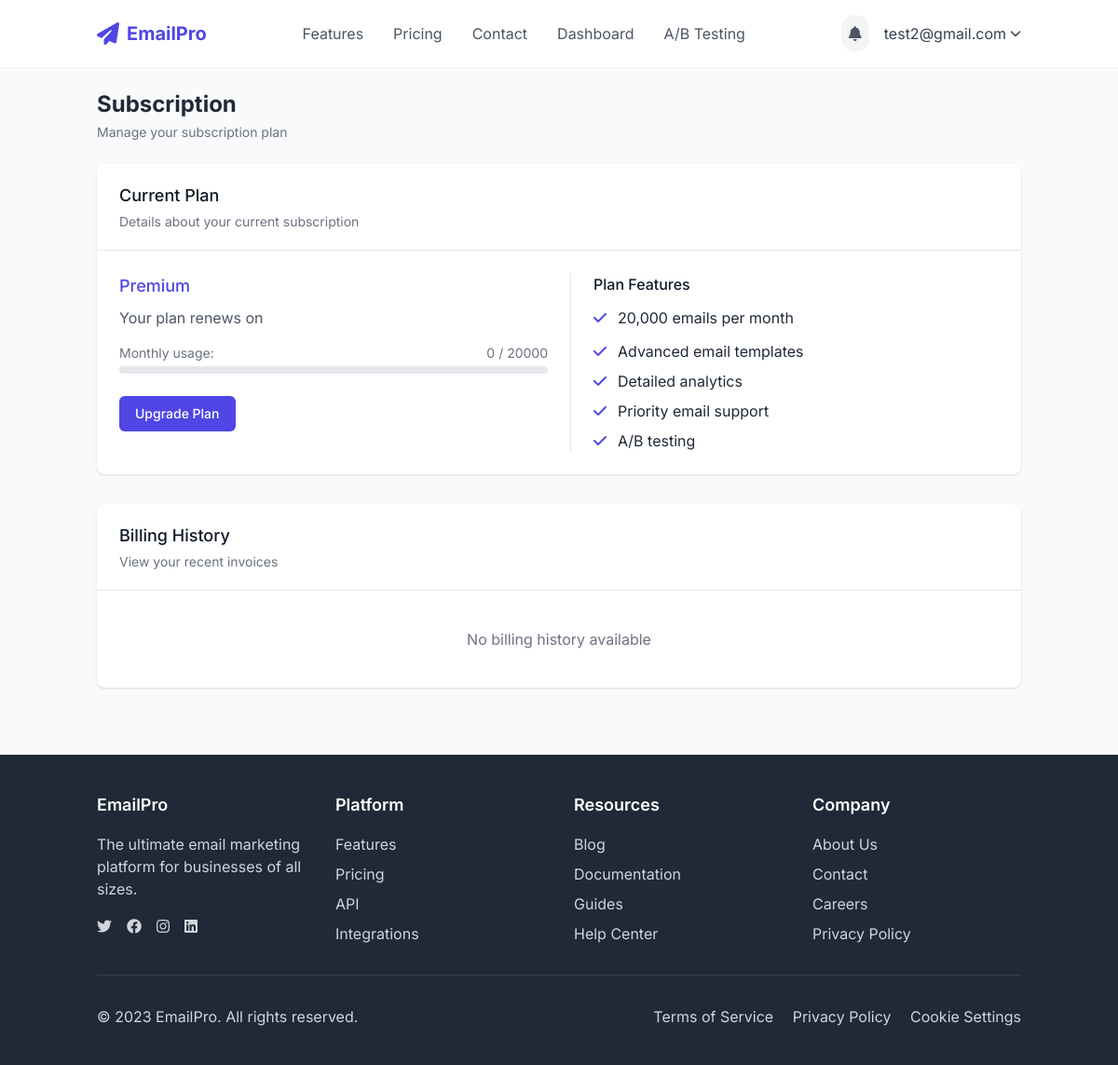
/accounts/subscription/ (signed in), run on the app's committed database.
### users/models.py (models this page shows, shortened)
class CustomUser(AbstractUser):
    email = models.EmailField(_('email address'), unique=True)
    company_name = models.CharField(max_length=255, blank=True)
    profile_image = models.ImageField(upload_to='profile_images/', blank=True, null=True)
    subscription_plan = models.CharField(
        max_length=20,
        choices=[
            ('free', 'Free'),
            ('basic', 'Basic'),
            ('premium', 'Premium'),
            ('enterprise', 'Enterprise'),
        ],
        default='free'
    )
    usage_quota = models.PositiveIntegerField(default=100)  # Number of emails allowed to send
    is_verified = models.BooleanField(default=False)
    USERNAME_FIELD = 'email'
    REQUIRED_FIELDS = ['username']

### users/views.py (the view)
# urls.py: path('subscription/', views.subscription, name='subscription'),
@login_required
def subscription(request):
    return render(request, 'users/subscription.html', {'user': request.user})

### templates/users/subscription.html (shortened to what this page needs)
{% extends 'base.html' %}
{% load static %}
{% block content %}
<div class="container max-w-7xl mx-auto">
    <div class="flex justify-between items-center mb-6">
        <div>
            <h1 class="text-2xl font-bold text-gray-800">Subscription</h1>
            <p class="text-sm text-gray-500 mt-1">Manage your subscription plan</p>
        </div>
    </div>
    <div class="bg-white shadow overflow-hidden sm:rounded-lg mb-8">
        <div class="px-4 py-5 sm:px-6">
            <h2 class="text-lg font-medium text-gray-900">Current Plan</h2>
            <p class="mt-1 text-sm text-gray-500">Details about your current subscription</p>
        </div>
        <div class="border-t border-gray-200 px-4 py-5 sm:p-6">
            <div class="grid grid-cols-1 md:grid-cols-2 gap-6">
                <div>
                    <h3 class="text-lg font-medium text-indigo-600 mb-2">{{ user.subscription_plan|title }}</h3>
                    <p class="text-gray-600 mb-4">Your plan renews on {{ user.subscription_renewal|date:"F j, Y" }}</p>
                    <div class="mb-6">
                        <div class="flex justify-between text-sm text-gray-500 mb-1">
                            <span>Monthly usage:</span>
                            <span>{{ user.usage_count|default:0 }} / {{ user.usage_quota|default:0 }}</span>
                        </div>
                        <div class="usage-bar">
                        </div>
                    </div>
                    <a href="{% url 'upgrade_subscription' %}" class="inline-flex items-center px-4 py-2 border border-transparent rounded-md shadow-sm text-sm font-medium text-white bg-indigo-600 hover:bg-indigo-700">
                        Upgrade Plan
                    </a>
                </div>
                <div class="border-t md:border-t-0 md:border-l border-gray-200 md:pl-6 pt-6 md:pt-0">
                    <h4 class="font-medium text-gray-900 mb-3">Plan Features</h4>
                    <ul class="space-y-2">
                        {% if user.subscription_plan == 'basic' %}
                            <li class="feature-item"><i class="fas fa-check feature-icon"></i> 5,000 emails per month</li>
                            <li class="feature-item"><i class="fas fa-check feature-icon"></i> Basic email templates</li>
                            <li class="feature-item"><i class="fas fa-check feature-icon"></i> Basic analytics</li>
                            <li class="feature-item"><i class="fas fa-check feature-icon"></i> Email support</li>
                        {% elif user.subscription_plan == 'premium' %}
                            <li class="feature-item"><i class="fas fa-check feature-icon"></i> 20,000 emails per month</li>
                            <li class="feature-item"><i class="fas fa-check feature-icon"></i> Advanced email templates</li>
                            <li class="feature-item"><i class="fas fa-check feature-icon"></i> Detailed analytics</li>
                            <li class="feature-item"><i class="fas fa-check feature-icon"></i> Priority email support</li>
                            <li class="feature-item"><i class="fas fa-check feature-icon"></i> A/B testing</li>
                        {% else %}
                            <li class="feature-item"><i class="fas fa-check feature-icon"></i> Limited features</li>
                        {% endif %}
                    </ul>
                </div>
            </div>
        </div>
    </div>
    <div class="bg-white shadow overflow-hidden sm:rounded-lg">
        <div class="px-4 py-5 sm:px-6">
            <h2 class="text-lg font-medium text-gray-900">Billing History</h2>
            <p class="mt-1 text-sm text-gray-500">View your recent invoices</p>
        </div>
        <div class="border-t border-gray-200">
            {% if invoices %}
                <table class="min-w-full divide-y divide-gray-200">
                    <thead class="bg-gray-50">
                        <tr>
                            <th scope="col" class="px-6 py-3 text-left text-xs font-medium text-gray-500 uppercase tracking-wider">Date</th>
                            <th scope="col" class="px-6 py-3 text-left text-xs font-medium text-gray-500 uppercase tracking-wider">Description</th>
                            <th scope="col" class="px-6 py-3 text-left text-xs font-medium text-gray-500 uppercase tracking-wider">Amount</th>
                            <th scope="col" class="px-6 py-3 text-left text-xs font-medium text-gray-500 uppercase tracking-wider">Status</th>
                            <th scope="col" class="px-6 py-3 text-right text-xs font-medium text-gray-500 uppercase tracking-wider">Invoice</th>
                        </tr>
                    </thead>
                    <tbody class="bg-white divide-y divide-gray-200">
                        {% for invoice in invoices %}
                        <tr>
                            <td class="px-6 py-4 whitespace-nowrap text-sm text-gray-500">{{ invoice.date }}</td>
                            <td class="px-6 py-4 whitespace-nowrap text-sm text-gray-900">{{ invoice.description }}</td>
                            <td class="px-6 py-4 whitespace-nowrap text-sm text-gray-900">${{ invoice.amount }}</td>
                            <td class="px-6 py-4 whitespace-nowrap">
                                <span class="px-2 inline-flex text-xs leading-5 font-semibold rounded-full bg-green-100 text-green-800">
                                    {{ invoice.status }}
                                </span>
                            </td>
                            <td class="px-6 py-4 whitespace-nowrap text-right text-sm font-medium">
                                <a href="{{ invoice.pdf_url }}" class="text-indigo-600 hover:text-indigo-900">Download</a>
                            </td>
                        </tr>
                        {% endfor %}
                    </tbody>
                </table>
            {% else %}
                <div class="px-6 py-10 text-center">
                    <p class="text-gray-500">No billing history available</p>
                </div>
            {% endif %}
        </div>
    </div>
</div>
{% endblock %}

### templates/base.html (shortened to what this page needs)
{% load static %}
<!DOCTYPE html>
<html lang="en">
<head>
    <script src="https://cdn.tailwindcss.com"></script>
    <link rel="stylesheet" href="https://cdnjs.cloudflare.com/ajax/libs/font-awesome/6.4.0/css/all.min.css">
    <link rel="stylesheet" href="{% static 'css/auth.css' %}">
</head>
<body class="min-h-screen bg-gray-50 text-gray-800">
    <header class="bg-white shadow-sm">
        <div class="container mx-auto px-4 py-4 flex justify-between items-center">
            <a href="{% url 'home' %}" class="flex items-center space-x-2">
                <i class="fas fa-paper-plane text-indigo-600 text-2xl"></i>
                <span class="font-bold text-xl text-indigo-600">EmailPro</span>
            </a>
            <nav class="hidden md:flex space-x-8">
                <a href="{% url 'features' %}" class="text-gray-600 hover:text-indigo-600 transition-colors">Features</a>
                <a href="{% url 'pricing' %}" class="text-gray-600 hover:text-indigo-600 transition-colors">Pricing</a>
                <a href="{% url 'contact' %}" class="text-gray-600 hover:text-indigo-600 transition-colors">Contact</a>
                {% if user.is_authenticated %}
                    <a href="{% url 'dashboard' %}" class="text-gray-600 hover:text-indigo-600 transition-colors">Dashboard</a>
                    <a href="{% url 'ab_testing' %}" class="text-gray-600 hover:text-indigo-600 transition-colors">A/B Testing</a>
                {% endif %}
            </nav>
            <div class="flex items-center space-x-4">
                {% if user.is_authenticated %}
                    <div class="relative" x-data="notificationSystem()" x-init="loadNotifications()">
                        <button @click="open = !open" class="p-2 rounded-full bg-gray-100 text-gray-600 hover:bg-gray-200 focus:outline-none relative">
                            <i class="fas fa-bell"></i>
                        </button>
                    </div>
                    <div class="relative group">
                        <button class="flex items-center space-x-1 text-gray-700 hover:text-indigo-600">
                            <span>{{ user.email }}</span>
                            <i class="fas fa-chevron-down text-xs"></i>
                        </button>
                    </div>
                {% else %}
                    <a href="{% url 'login' %}" class="px-4 py-2 text-indigo-600 hover:text-indigo-800 transition-colors">Login</a>
                    <a href="{% url 'register' %}" class="px-4 py-2 bg-indigo-600 text-white rounded-md hover:bg-indigo-700 transition-colors">Sign Up</a>
                {% endif %}
            </div>
        </div>
    </header>
    <main class="container mx-auto px-4 py-6">
        {% block content %}{% endblock %}
    </main>
    <footer class="bg-gray-800 text-white mt-12">
        <div class="container mx-auto px-4 py-10">
            <div class="grid grid-cols-1 md:grid-cols-4 gap-8">
                <div>
                    <h3 class="text-lg font-semibold mb-4">EmailPro</h3>
                    <p class="text-gray-300 mb-4">The ultimate email marketing platform for businesses of all sizes.</p>
                    <div class="flex space-x-4">
                        <a href="#" class="text-gray-300 hover:text-white"><i class="fab fa-twitter"></i></a>
                        <a href="#" class="text-gray-300 hover:text-white"><i class="fab fa-facebook"></i></a>
                        <a href="#" class="text-gray-300 hover:text-white"><i class="fab fa-instagram"></i></a>
                        <a href="#" class="text-gray-300 hover:text-white"><i class="fab fa-linkedin"></i></a>
                    </div>
                </div>
                <div>
                    <h3 class="text-lg font-semibold mb-4">Platform</h3>
                    <ul class="space-y-2">
                        <li><a href="{% url 'features' %}" class="text-gray-300 hover:text-white">Features</a></li>
                        <li><a href="{% url 'pricing' %}" class="text-gray-300 hover:text-white">Pricing</a></li>
                        <li><a href="#" class="text-gray-300 hover:text-white">API</a></li>
                        <li><a href="#" class="text-gray-300 hover:text-white">Integrations</a></li>
                    </ul>
                </div>
                <div>
                    <h3 class="text-lg font-semibold mb-4">Resources</h3>
                    <ul class="space-y-2">
                        <li><a href="#" class="text-gray-300 hover:text-white">Blog</a></li>
                        <li><a href="#" class="text-gray-300 hover:text-white">Documentation</a></li>
                        <li><a href="#" class="text-gray-300 hover:text-white">Guides</a></li>
                        <li><a href="#" class="text-gray-300 hover:text-white">Help Center</a></li>
                    </ul>
                </div>
                <div>
                    <h3 class="text-lg font-semibold mb-4">Company</h3>
                    <ul class="space-y-2">
                        <li><a href="#" class="text-gray-300 hover:text-white">About Us</a></li>
                        <li><a href="{% url 'contact' %}" class="text-gray-300 hover:text-white">Contact</a></li>
                        <li><a href="#" class="text-gray-300 hover:text-white">Careers</a></li>
                        <li><a href="#" class="text-gray-300 hover:text-white">Privacy Policy</a></li>
                    </ul>
                </div>
            </div>
            <div class="border-t border-gray-700 mt-8 pt-8 flex flex-col md:flex-row justify-between">
                <p class="text-gray-300">© 2023 EmailPro. All rights reserved.</p>
                <div class="mt-4 md:mt-0">
                    <a href="#" class="text-gray-300 hover:text-white mr-4">Terms of Service</a>
                    <a href="#" class="text-gray-300 hover:text-white mr-4">Privacy Policy</a>
                    <a href="#" class="text-gray-300 hover:text-white">Cookie Settings</a>
                </div>
            </div>
        </div>
    </footer>
</body>
</html>

### static/css/auth.css (style rules this page uses)
a { color: #4f46e5; text-decoration: none; }

### templates/base.html (style rules this page uses)
body { font-family: 'Inter', sans-serif; }

### templates/users/subscription.html (style rules this page uses)
.feature-item { display: flex; align-items: center; margin-bottom: 0.75rem; }
.feature-icon { color: #4f46e5; margin-right: 0.75rem; }
.usage-bar { height: 8px; border-radius: 4px; background-color: #e5e7eb; overflow: hidden; }

### data on the page
CustomUser: email "test2@gmail.com", subscription_plan "Premium", usage_quota "20000"

### other printed values
{{ user.usage_count|default:0 }} "0"
